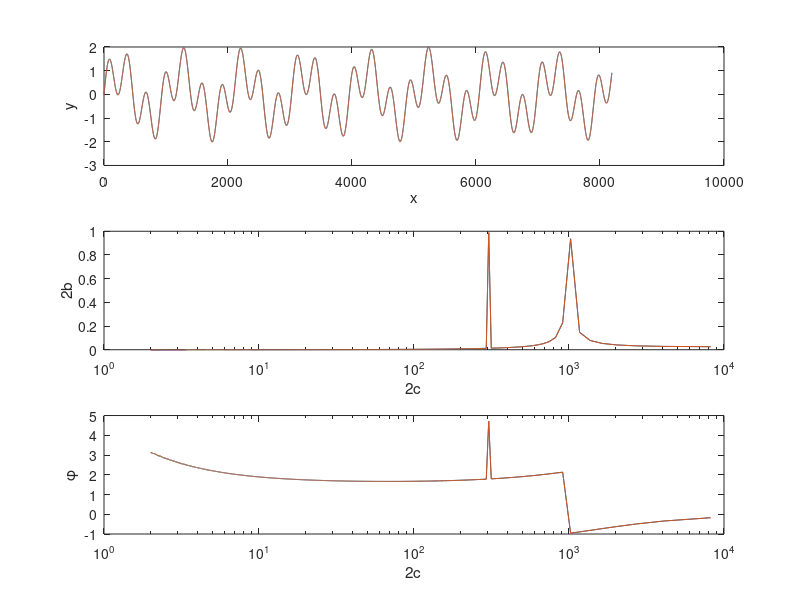

The MATLAB script that drew this image: (Note: this script raises an error after producing the figure.)
clear; close all; clc
%% Parameters to set 
nu=0.2;         % Poisson's ratio
G=10e9;         % Shear modulus, Pa
L=8192;         % Dimension of the aperture profile, arb units
%%
dh=1;           % Spacing, arb. units
x=(0:dh:L-1);   % distance arbitrary units
%% create the synthetic fracture profile from a sum of sines
Stresses=[0:1:10].*1e6;   % Stress vector, Pa
%Stresses=[0].*1e6;   % Stress vector, Pa
A=[0 1 1];                % amplitudes in units of x
TA=[99.902439024390250 303.407 1000];        % wavelength in units of x
fA=1./TA;                 % calculate frequencies
ai=zeros(1,length(x));     % initiate the profile
for n=1:length(A)
    ai=ai+A(n).*sin(2*pi.*fA(n).*x);    % build the profile
end

%% open data from Tisato et al. 2012, JSG
% Stresses=[0:2:100].*1e6;            % Stress vector, Pa
% load(fullfile('.','JSGpaperSurfaces_RawData','Original_griddata_grit150_XYZ.mat'),'z','y');   
% %load(fullfile('.','JSGpaperSurfaces_RawData','006_griddata_SEM_44_XYZ.mat'),'z','y');
% dh=mean(mean(diff(y)));             % Spacing, arb. units
% %ai=z(fix(end/2),:)./dh;             % Take a profile along x
% ai=z(:,fix(end/2))./dh; ai=ai';     % Take a profile along y
% ai=detrend(ai);                     % Detrend the profile
% ai=ai-mean(ai);                     % Center the profile
% ai=[ai fliplr(-ai)];                % Replicate the profile

%% Square wave
% Stresses=[0:1:20].*1e6;       % Stress vector, Pa
% Ta=200;                       % Period of the square wave
% a0=0.1;                       % Amplitude, arb units
% ai=zeros(1,Ta);               % Initiate the profile
% ai(1:Ta/2)=a0;                  
% ai(Ta/2-1:end)=-a0;

%% Circle wave
% Stresses=[0:25:500].*1e6;     % Stress vector, Pa
% Ta=200;                       % Period of the square wave
% a0=0.1;                       % Amplitude, arb units
% ai=sqrt((Ta/2)^2-[-(Ta/2):(Ta/2)-1].^2);
% ai=[ai -ai].*a0;

%% calculate
ai=repmat(ai,1,fix(2*L/length(ai)));    % extend the profile
ai=ai(1:L);                             % cut the profile to L    
figure(1);
%% loop
for cnt=1:length(Stresses)              % cycle through the stresses
    Stress=Stresses(cnt);               % Stress of cycle cnt, Pa
    %% compute and plot the FFT
    fs=1/mean(diff(x));                     % sampling frequency
    f=fs.*(0:((L/2)-1))/L;                  % frequency vector 
    lam=1./f;                               % wavelength vector
    afft=fft(ai);                           % calculate the FFT
    Ai=abs(afft/L); Ai=2.*Ai(1:L/2);        % amplitude  FFT
    Pi=unwrap(angle(afft)); Pi=Pi(1:L/2);   % phase FFT
    %% plot
    subplot(3,1,1);             % plot profile
    plot(x,ai); hold on
    xlabel('x'); ylabel('y');
    subplot(3,1,2);             % plot FFT amplitude
    semilogx(lam,Ai); hold on
    xlabel('2c'); ylabel('2b');
    subplot(3,1,3);             % plot FFT phase
    semilogx(lam,Pi); hold on
    xlabel('2c'); ylabel('{\phi}');
    %% calculate the deformate amplitudes and wavelengths
    Ao=zeros(1,L/2); Po=Pi;         % initialize the output amplitude, phase
    for n=2:L/2                     % loop through the frequencies
        c0=1/(2*f(n));              % initial length
        b0=Ai(n)/2;                 % initial height
        c(n)=c0.*(1-2*(1-nu)./(3*G*(b0/c0)).*Stress).^(1/2);    % calculate the new half wavelength
        c(n)=real(c(n));            % eliminate the imaginary part of c (when c<0)               
        U=2.*b0.*(c(n)./c0).^3;     % deformed height at x=0, general formula (Mavko, two-dimensional thin crack): U=2.*b0.*(c(n)./c0).^3.*(1-(x0./c(n)).^2).^(3/2);
        b(n)=real(U);               % assign the new height and eliminate the imaginary part of c (when U<0)
        ID=find(1./(2.*f)<=c(n));   % find the FFT peak 
        if ~isempty(ID)
            Ao(ID(1))=Ao(ID(1))+b(n);   % transfer b on the original frequency vector
            Po(ID(1))=Pi(n);            % shift the phase
        end
    end
    %% plot    
    subplot(3,1,2);
    semilogx(lam,Ao); hold off
    subplot(3,1,3);
    semilogx(lam,Po); hold off
    %% calculate iFFT
    Ao=[Ao.*L./2 0 fliplr(Ao(2:end).*L./2)];    % recompose the amplitude
    Po=[Po 0 fliplr(-Po(2:end))];               % recompose the phase
    Ao=Ao.*cos(Po)+1i.*Ao.*sin(Po);             % recompose the complex vector
    ao=ifft(Ao);                                % calculate the inverse FFT
    %% plot
    subplot(3,1,1); 
    plot(x,real(ao));
    title(['{\sigma} = ' num2str(round(Stress/1e6,1)) ' MPa']); hold off
    drawnow
    %% calculate the amplitude
    h(cnt)=2*std(real(ao)).*dh;     % amplitude
    k(cnt)=h(cnt)^2/12;             % permeability
    %% save the animation
    frame = getframe(1);
    im = frame2im(frame);
    [imind,cm] = rgb2ind(im,256);
    if cnt == 1
        imwrite(imind,cm,'animation.gif','gif', 'Loopcount',inf);
    else
        imwrite(imind,cm,'animation.gif','gif','WriteMode','append');
    end
end
%% show the change of aperture and permeability
figure(2);
yyaxis left
plot(Stresses,h,'-o'); xlabel('{\sigma}, MPa'); ylabel('h');
yyaxis right
semilogy(Stresses,k,'-x'); ylabel('{\kappa}');
grid on
drawnow